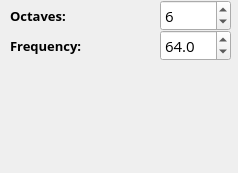
        <widget class="QWidget" name="mpWind">
         <property name="geometry">
          <rect>
           <x>0</x>
           <y>0</y>
           <width>238</width>
           <height>173</height>
          </rect>
         </property>
         <attribute name="label">
          <string>Wind</string>
         </attribute>
         <widget class="QLabel" name="label_83">
          <property name="geometry">
           <rect>
            <x>10</x>
            <y>30</y>
            <width>151</width>
            <height>31</height>
           </rect>
          </property>
          <property name="font">
           <font>
            <family>Open Sans</family>
            <pointsize>10</pointsize>
            <weight>75</weight>
            <bold>true</bold>
           </font>
          </property>
          <property name="text">
           <string>Frequency:</string>
          </property>
         </widget>
         <widget class="QDoubleSpinBox" name="spnWindFreq">
          <property name="geometry">
           <rect>
            <x>160</x>
            <y>30</y>
            <width>71</width>
            <height>31</height>
           </rect>
          </property>
          <property name="font">
           <font>
            <family>Open Sans</family>
            <pointsize>11</pointsize>
           </font>
          </property>
          <property name="decimals">
           <number>1</number>
          </property>
          <property name="maximum">
           <double>256.000000000000000</double>
          </property>
          <property name="singleStep">
           <double>8.000000000000000</double>
          </property>
          <property name="value">
           <double>64.000000000000000</double>
          </property>
         </widget>
         <widget class="QSpinBox" name="spnWindOct">
          <property name="geometry">
           <rect>
            <x>160</x>
            <y>0</y>
            <width>71</width>
            <height>31</height>
           </rect>
          </property>
          <property name="font">
           <font>
            <family>Open Sans</family>
            <pointsize>11</pointsize>
           </font>
          </property>
          <property name="value">
           <number>6</number>
          </property>
         </widget>
         <widget class="QLabel" name="label_84">
          <property name="geometry">
           <rect>
            <x>10</x>
            <y>0</y>
            <width>151</width>
            <height>31</height>
           </rect>
          </property>
          <property name="font">
           <font>
            <family>Open Sans</family>
            <pointsize>10</pointsize>
            <weight>75</weight>
            <bold>true</bold>
           </font>
          </property>
          <property name="text">
           <string>Octaves:</string>
          </property>
         </widget>
        </widget>
